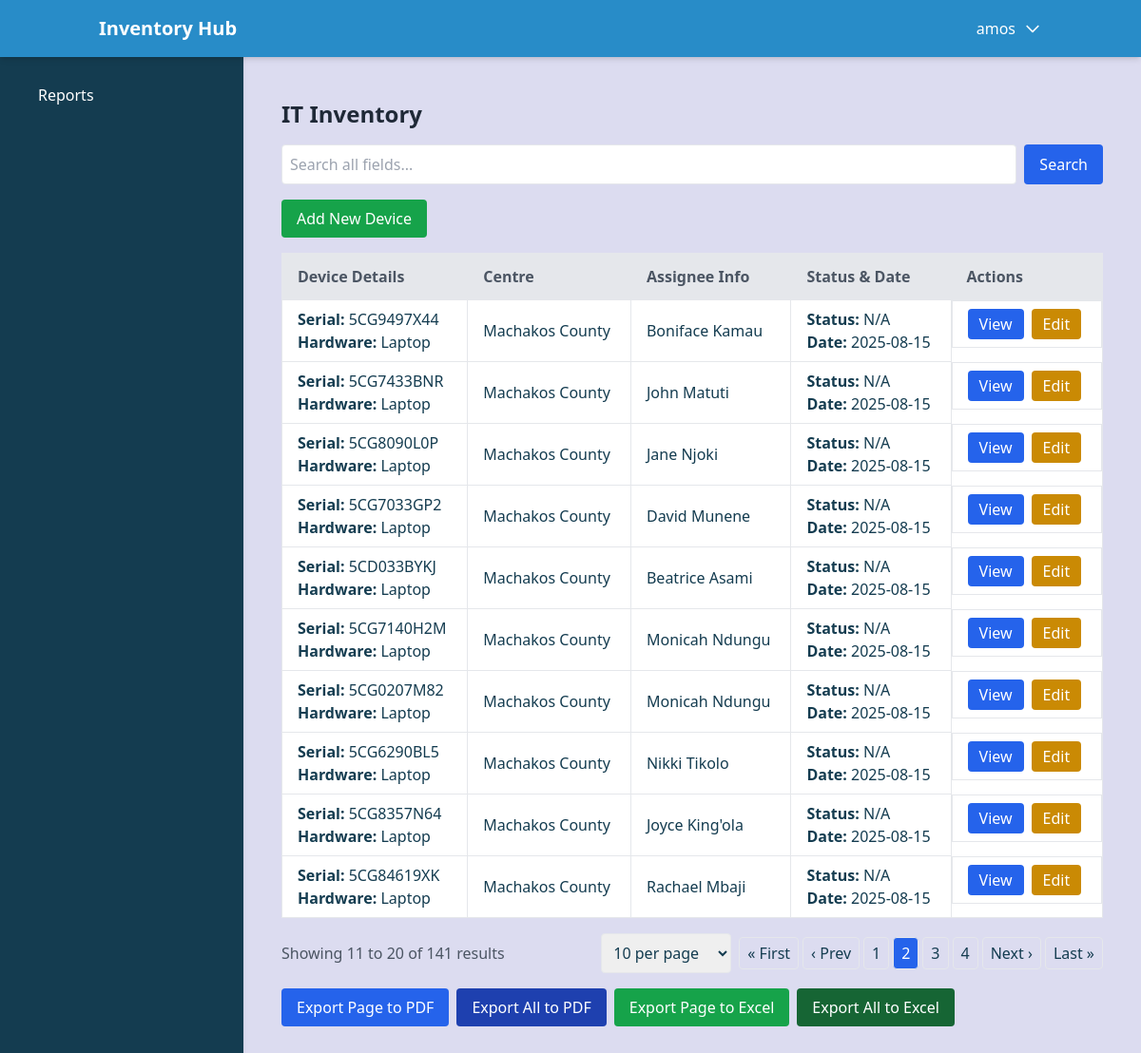
/display/displaycsv/?page=2&items_per_page=10 (signed in), run on the app's committed database.
### devices/models.py (models this page shows, shortened)
class CustomUser(AbstractUser):
    is_trainer = models.BooleanField(default=False)
    is_staff = models.BooleanField(default=True)
    centre = models.ForeignKey('Centre', on_delete=models.SET_NULL, null=True, blank=True)
    groups = models.ManyToManyField(
        'auth.Group',
        related_name='customuser_set',
        blank=True,
        help_text='The groups this user belongs to.',
        verbose_name='groups',
    )
    def __str__(self):
        return self.username

class Import(models.Model):
    centre = models.ForeignKey(Centre, on_delete=models.SET_NULL, null=True, blank=True)
    department = models.CharField(max_length=100, blank=True, null=True)
    hardware = models.CharField(max_length=100, blank=True, null=True)
    system_model = models.CharField(max_length=100, blank=True, null=True)
    processor = models.CharField(max_length=100, blank=True, null=True)
    ram_gb = models.CharField(max_length=10, blank=True, null=True)
    hdd_gb = models.CharField(max_length=10, blank=True, null=True)
    serial_number = models.CharField(max_length=100, blank=True, null=True)
    assignee_first_name = models.CharField(max_length=50, blank=True, null=True)
    assignee_last_name = models.CharField(max_length=50, blank=True, null=True)
    assignee_email_address = models.EmailField(blank=True, null=True)
    device_condition = models.CharField(max_length=100, blank=True, null=True)
    status = models.CharField(max_length=50, blank=True, null=True)
    date = models.DateField(blank=True, null=True)
    added_by = models.ForeignKey(CustomUser, on_delete=models.SET_NULL, null=True, related_name='imports_added')
    approved_by = models.ForeignKey(CustomUser, on_delete=models.SET_NULL, null=True, blank=True, related_name='imports_approved')
    is_approved = models.BooleanField(default=False)
    reason_for_update = models.TextField(blank=True, null=True)

class Centre(models.Model):
    name = models.CharField(max_length=300)
    centre_code = models.CharField(max_length=30, unique=True)
    def __str__(self):
        return f"{self.name} ({self.centre_code})"

### devices/views.py (the view, shortened to what this page needs)
# urls.py: path('displaycsv/', views.display_csv, name='display_csv'),
@login_required
def display_csv(request):
    if request.user.is_superuser:
        data = Import.objects.all()
        logger.debug("Superuser: Fetching all Import records")
    elif request.user.is_trainer:
        if not request.user.centre:
            logger.warning(f"Trainer {request.user.username} has no associated centre")
            data = Import.objects.none()
        else:
            data = Import.objects.filter(centre=request.user.centre)
            logger.debug(f"Trainer {request.user.username}: Fetching records for centre {request.user.centre}, count: {data.count()}")
    else:
        data = Import.objects.none()
        logger.debug(f"User {request.user.username} is neither superuser nor trainer")
    search_query = request.GET.get('search', '')
    items_per_page = request.GET.get('items_per_page', '10')
    try:
        items_per_page = int(items_per_page)
        if items_per_page not in [10, 25, 50, 100, 500]:
            items_per_page = 10
    except ValueError:
        items_per_page = 10
    paginator = Paginator(data, items_per_page)
    page_number = request.GET.get('page', 1)
    try:
        page_number = int(page_number)
    except ValueError:
        page_number = 1
    try:
        data_on_page = paginator.page(page_number)
    except PageNotAnInteger:
        data_on_page = paginator.page(1)
    except EmptyPage:
        data_on_page = paginator.page(paginator.num_pages)
    logger.debug(f"Page {page_number}: {len(data_on_page)} records, Total pages: {paginator.num_pages}")
    data_with_pending = []
    unapproved_count = 0
    for item in data_on_page:
        pending_update = item.pending_updates.order_by('-created_at').first()
        data_with_pending.append({
            'item': item,
            'pending_update': pending_update
        })
        if not item.is_approved:
            unapproved_count += 1
    report_data = {
        'total_records': data.count(),
        'search_query': search_query,
        'items_per_page': items_per_page,
    }
    items_per_page_options = [10, 25, 50, 100, 500]
    return render(request, 'import/displaycsv.html', {
        'data_with_pending': data_with_pending,
        'paginator': paginator,
        'data': data_on_page,
        'report_data': report_data,
        'centres': Centre.objects.all(),
        'items_per_page_options': items_per_page_options,
        'unapproved_count': unapproved_count
    })

### devices/templates/import/displaycsv.html (shortened to what this page needs)
{% extends 'dashboard.html' %}
{% block content %}
<div class="container mx-auto p-4">
  <h2 class="text-2xl font-bold mb-4 text-gray-800">IT Inventory</h2>
  <div class="mb-4">
    <form method="GET" action="{% url 'display_csv' %}" class="flex space-x-2">
      <input type="text" name="search" value="{{ report_data.search_query }}" placeholder="Search all fields..." class="border p-2 rounded w-full focus:outline-none focus:ring-2 focus:ring-blue-500">
      <button type="submit" class="bg-blue-600 text-white px-4 py-2 rounded hover:bg-blue-700 transition duration-200">Search</button>
    </form>
  </div>
  <div class="mb-4 flex flex-col sm:flex-row sm:space-x-4 space-y-2 sm:space-y-0">
    <a href="{% url 'import_add' %}" class="bg-green-600 text-white px-4 py-2 rounded hover:bg-green-700 transition duration-200 w-full sm:w-auto">Add New Device</a>
  </div>
  <div class="overflow-x-auto">
    <table class="min-w-full bg-white border shadow-sm">
      <thead>
        <tr class="bg-gray-200 text-gray-600">
          <th class="py-3 px-4 border text-left">Device Details</th>
          <th class="py-3 px-4 border text-left">Centre</th>
          <th class="py-3 px-4 border text-left">Assignee Info</th>
          <th class="py-3 px-4 border text-left">Status & Date</th>
          <th class="py-3 px-4 border text-left">Actions</th>
        </tr>
      </thead>
      <tbody>
        {% if data_with_pending %}
          {% for entry in data_with_pending %}
            {% with item=entry.item %}
            <tr class="hover:bg-gray-50 animate__animated animate__fadeIn transition duration-150">
              <td class="py-2 px-4 border">
                <strong>Serial:</strong> {{ item.serial_number|default:"N/A" }}<br>
                <strong>Hardware:</strong> {{ item.hardware|default:"N/A" }}
              </td>
              <td class="py-2 px-4 border">{{ item.centre.name|default:"N/A" }}</td>
              <td class="py-2 px-4 border">{{ item.assignee_first_name|default:"N/A" }} {{ item.assignee_last_name|default:"" }}</td>
              <td class="py-2 px-4 border">
                <strong>Status:</strong> {{ item.status|default:"N/A" }}<br>
                <strong>Date:</strong> {{ item.date|date:"Y-m-d"|default:"N/A" }}
              </td>
              <td class="py-2 px-4 border flex space-x-2">
                <button class="bg-blue-600 text-white px-3 py-1 rounded hover:bg-blue-700 transition duration-200" onclick="openModal('viewModal{{ item.id }}')">View</button>
                {% if user.is_superuser or user.is_trainer %}
                  <button class="bg-yellow-600 text-white px-3 py-1 rounded hover:bg-yellow-700 transition duration-200" onclick="openModal('editModal{{ item.id }}')">Edit</button>
                {% endif %}
              </td>
            </tr>
            {% endwith %}
          {% endfor %}
        {% else %}
          <tr>
            <td colspan="5" class="py-2 px-4 border text-center text-gray-600">No records found.</td>
          </tr>
        {% endif %}
      </tbody>
    </table>
  </div>
  {% if paginator.num_pages > 1 or data_with_pending %}
    <div class="flex flex-col md:flex-row justify-between items-center mt-4 space-y-4 md:space-y-0">
      <div class="text-gray-600">
        Showing {{ data.start_index }} to {{ data.end_index }} of {{ report_data.total_records }} results
      </div>
      <div class="flex space-x-2 items-center">
        <div>
          <select onchange="updateItemsPerPage(this)" class="border p-2 rounded focus:outline-none focus:ring-2 focus:ring-blue-500">
            {% for size in items_per_page_options %}
              <option value="{{ size }}" {% if report_data.items_per_page|add:"0" == size|add:"0" %}selected{% endif %}>{{ size }} per page</option>
            {% endfor %}
          </select>
        </div>
        {% if paginator.num_pages > 1 %}
          <div class="flex space-x-1">
            {% if data.has_previous %}
              <a href="{% url 'display_csv' %}?page=1&items_per_page={{ report_data.items_per_page }}" class="px-2 py-1 border rounded hover:bg-gray-200 transition duration-200">&laquo; First</a>
              <a href="{% url 'display_csv' %}?page={{ data.previous_page_number }}&items_per_page={{ report_data.items_per_page }}{% if report_data.search_query %}&search={{ report_data.search_query }}{% endif %}" class="px-2 py-1 border rounded hover:bg-gray-200 transition duration-200">&lsaquo; Prev</a>
            {% endif %}
            {% for num in paginator.page_range %}
              {% if num >= data.number|add:-2 and num <= data.number|add:2 %}
                <a href="{% url 'display_csv' %}?page={{ num }}&items_per_page={{ report_data.items_per_page }}{% if report_data.search_query %}&search={{ report_data.search_query }}{% endif %}" class="px-2 py-1 border rounded {% if num == data.number %}bg-blue-600 text-white{% else %}hover:bg-gray-200{% endif %} transition duration-200">{{ num }}</a>
              {% endif %}
            {% endfor %}
            {% if data.has_next %}
              <a href="{% url 'display_csv' %}?page={{ data.next_page_number }}&items_per_page={{ report_data.items_per_page }}{% if report_data.search_query %}&search={{ report_data.search_query }}{% endif %}" class="px-2 py-1 border rounded hover:bg-gray-200 transition duration-200">Next &rsaquo;</a>
              <a href="{% url 'display_csv' %}?page={{ paginator.num_pages }}&items_per_page={{ report_data.items_per_page }}{% if report_data.search_query %}&search={{ report_data.search_query }}{% endif %}" class="px-2 py-1 border rounded hover:bg-gray-200 transition duration-200">Last &raquo;</a>
            {% endif %}
          </div>
        {% endif %}
      </div>
    </div>
  {% endif %}
  <div class="mt-4 flex flex-col sm:flex-row sm:space-x-2 space-y-2 sm:space-y-0">
    <a href="{% url 'export_to_pdf' %}?scope=page{% if report_data.search_query %}&search={{ report_data.search_query }}{% endif %}&page={{ data.number }}" class="bg-blue-600 text-white px-4 py-2 rounded hover:bg-blue-700 transition duration-200 w-full sm:w-auto">Export Page to PDF</a>
    <a href="{% url 'export_to_pdf' %}?scope=all" class="bg-blue-800 text-white px-4 py-2 rounded hover:bg-blue-900 transition duration-200 w-full sm:w-auto">Export All to PDF</a>
    <button onclick="exportToExcel('page')" class="bg-green-600 text-white px-4 py-2 rounded hover:bg-green-700 transition duration-200 w-full sm:w-auto">Export Page to Excel</button>
    <button onclick="exportToExcel('all')" class="bg-green-800 text-white px-4 py-2 rounded hover:bg-green-900 transition duration-200 w-full sm:w-auto">Export All to Excel</button>
  </div>
</div>
{% endblock %}

### devices/templates/dashboard.html (shortened to what this page needs)
<!DOCTYPE html>
<html lang="en">
<head>
    <script src="https://cdn.tailwindcss.com"></script>
</head>
<body class="flex flex-col min-h-screen bg-light text-primary">
    <header class="bg-accent text-white shadow-md fixed w-full z-50">
        <div class="container mx-auto px-4 py-4 flex items-center justify-between">
            <div class="flex items-center">
                <div class="text-xl font-bold">Inventory Hub</div>
            </div>
            <div class="relative">
                <button id="accountDropdown" class="flex items-center space-x-2 focus:outline-none">
                    <span>{{ user.username }}</span>
                    <svg class="w-5 h-5" fill="none" stroke="currentColor" viewBox="0 0 24 24">
                        <path stroke-linecap="round" stroke-linejoin="round" stroke-width="2" d="M19 9l-7 7-7-7"></path>
                    </svg>
                </button>
            </div>
        </div>
    </header>
    <aside id="sidebar" class="bg-primary text-white w-64 p-6 shadow-md fixed h-screen z-40 transition-transform duration-300 -translate-x-full md:translate-x-0">
        <nav>
            <ul class="space-y-4">
                <li>
                    <a href="#" class="flex items-center justify-between text-white hover:bg-secondary px-4 py-2 rounded" id="manageDevicesToggle">
                    </a>
                </li>
                <li><a href="{% url 'import_displaycsv' %}" class="text-white hover:bg-secondary px-4 py-2 rounded block">Reports</a></li>
            </ul>
        </nav>
    </aside>
    <main class="flex-1 p-6 mt-16 md:ml-64">
        {% block content %}{% endblock %}
    </main>
</body>
</html>

### devices/templates/dashboard.html (style rules this page uses)
.bg-primary { background-color: #143C50; }
.bg-light { background-color: #DCDCF0; }
.bg-accent { background-color: #288CC8; }
.text-primary { color: #143C50; }

### data on the page
CustomUser: username "amos"
Import: item.serial_number "5CG9497X44", item.hardware "Laptop", item.centre.name "Machakos County", item.assignee_first_name "Boniface", item.assignee_last_name "Kamau", item.status "N/A", item "2025-08-15"
Import: item.serial_number "5CG7433BNR", item.hardware "Laptop", item.centre.name "Machakos County", item.assignee_first_name "John", item.assignee_last_name "Matuti", item.status "N/A", item "2025-08-15"
Import: item.serial_number "5CG8090L0P", item.hardware "Laptop", item.centre.name "Machakos County", item.assignee_first_name "Jane", item.assignee_last_name "Njoki", item.status "N/A", item "2025-08-15"
Import: item.serial_number "5CG7033GP2", item.hardware "Laptop", item.centre.name "Machakos County", item.assignee_first_name "David", item.assignee_last_name "Munene", item.status "N/A", item "2025-08-15"
Import: item.serial_number "5CD033BYKJ", item.hardware "Laptop", item.centre.name "Machakos County", item.assignee_first_name "Beatrice", item.assignee_last_name "Asami", item.status "N/A", item "2025-08-15"
Import: item.serial_number "5CG7140H2M", item.hardware "Laptop", item.centre.name "Machakos County", item.assignee_first_name "Monicah", item.assignee_last_name "Ndungu", item.status "N/A", item "2025-08-15"
Import: item.serial_number "5CG0207M82", item.hardware "Laptop", item.centre.name "Machakos County", item.assignee_first_name "Monicah", item.assignee_last_name "Ndungu", item.status "N/A", item "2025-08-15"
Import: item.serial_number "5CG6290BL5", item.hardware "Laptop", item.centre.name "Machakos County", item.assignee_first_name "Nikki", item.assignee_last_name "Tikolo", item.status "N/A", item "2025-08-15"
Import: item.serial_number "5CG8357N64", item.hardware "Laptop", item.centre.name "Machakos County", item.assignee_first_name "Joyce", item.assignee_last_name "King'ola", item.status "N/A", item "2025-08-15"
Import: item.serial_number "5CG84619XK", item.hardware "Laptop", item.centre.name "Machakos County", item.assignee_first_name "Rachael", item.assignee_last_name "Mbaji", item.status "N/A", item "2025-08-15"

### other printed values
{{ data.start_index }} "11"
{{ data.end_index }} "20"
{{ report_data.total_records }} "141"
{{ num }} "1" "2" "3" "4"
form field value "10 per page"
